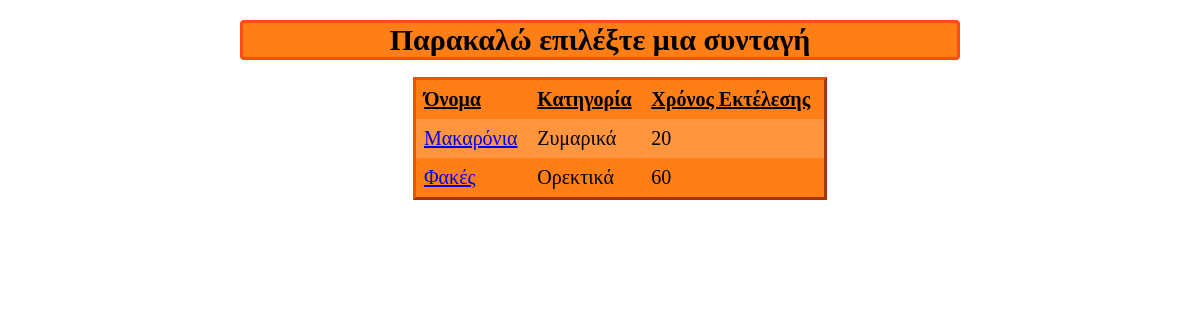
Screenshot of /viewrecipes.php with the database file from the repository.
### tables this page shows
CREATE TABLE `recipes` (
  `ID` int(4) NOT NULL,
  `recipeName` varchar(50) NOT NULL,
  `recipeCategory` int(4) NOT NULL,
  `recipeTime` int(4) NOT NULL,
  `quantity1` int(10) DEFAULT NULL,
  `material1` varchar(20) DEFAULT NULL,
  `quantity2` int(10) DEFAULT NULL,
  `material2` varchar(20) DEFAULT NULL,
  `quantity3` int(10) DEFAULT NULL,
  `material3` varchar(20) DEFAULT NULL,
  `quantity4` int(10) DEFAULT NULL,
  `material4` varchar(20) DEFAULT NULL,
  `quantity5` int(10) DEFAULT NULL,
  `material5` varchar(20) DEFAULT NULL,
  `quantity6` int(10) DEFAULT NULL,
  `material6` varchar(20) DEFAULT NULL,
  `quantity7` int(10) DEFAULT NULL,
  `material7` varchar(20) DEFAULT NULL,
  `quantity8` int(10) DEFAULT NULL,
  `material8` varchar(20) DEFAULT NULL,
  `quantity9` int(10) DEFAULT NULL,
  `material9` varchar(20) DEFAULT NULL,
  `quantity10` int(10) DEFAULT NULL,
  `material10` varchar(20) DEFAULT NULL,
  `quantity11` int(10) DEFAULT NULL,
  `material11` varchar(20) DEFAULT NULL,
  `quantity12` int(10) DEFAULT NULL,
  `material12` varchar(20) DEFAULT NULL,
  `quantity13` int(10) DEFAULT NULL,
  `material13` varchar(20) DEFAULT NULL,
  `quantity14` int(10) DEFAULT NULL,
  `material14` varchar(20) DEFAULT NULL,
  `quantity15` int(10) DEFAULT NULL,
  `material15` varchar(20) DEFAULT NULL,
  `directions` varchar(5000) DEFAULT NULL
);

### viewrecipes.php (the view, shortened to what this page needs)
<!DOCTYPE html>
<html>
	<head>
		<link rel='stylesheet' type='text/css' href='style.css' />
	</head>
	<body>
	<?php
	echo ("<h1 id='par2'>Παρακαλώ επιλέξτε μια συνταγή</h1><ul id='list2'>");
	$key=mysql_query("SELECT * FROM recipes order by recipeTime ASC");
	echo ("<table><tr><td><b><u>Όνομα</u></b></td><td><b><u>Κατηγορία</u></b></td><td><b><u>Χρόνος Εκτέλεσης</u></b></td></tr>");
		while($row=mysql_fetch_array($key))
		{
			$recipeID = $row['ID'];
			$recipeName = $row['recipeName'];
			$recipeCategory = $row['recipeCategory'];
			$recipeTime = $row['recipeTime'];
			switch($recipeCategory)
			{
				case 0:
					$Category=(" Ορεκτικά");
					break;
				case 1:
					$Category= (" Ζυμαρικά");
					break;
			}
			echo ("<tr><td><a href='openrecipe.php?id=".$recipeID."/style.css'>".$recipeName."</a></td><td>".$Category."</td><td> ".$recipeTime." </td></tr>");
		}
	echo ("</table>");
	?>
	</body>
</html>

### style.css (style rules this page uses)
body { text-align: center; margin-left:auto; margin-right:auto; width: 60%; height: 60%; font: 20px Times New Roman; }
h1 { background-color:#ff7f16; border-style: solid; border-color:#ff4d11; border-radius:4px; font-size:30px; }
html { background: url(images/img1.jpg) no-repeat center fixed; background-size: cover; }
table { background-color:#ff7f16; border-collapse: collapse; width: 60%; text-align:center; margin-left:auto; margin-right:auto; outline-style:outset; outline-color: #ff4d11; }
td { text-align: left; padding: 8px; }
tr:nth-child(even) { background-color: #ff953f }

### rows the page displays
recipes: recipeName "Μακαρόνια", recipeCategory "Ζυμαρικά", recipeTime "20"
recipes: recipeName "Φακές", recipeCategory "Ορεκτικά", recipeTime "60"
